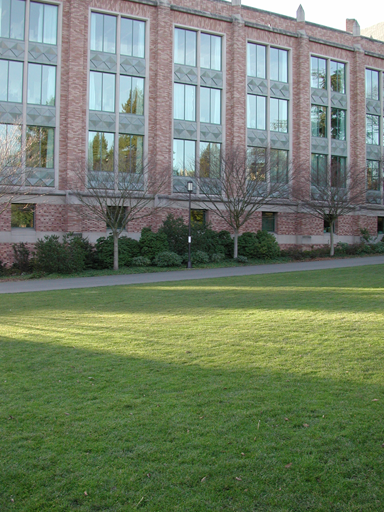
%> input picture examples/dataset1/pano1_0008.bmp, 384 x 512 px
$ octave test1.m   (GNU Octave 9; MATLAB toolbox functions it lacks are replaced by stand-ins)
%> lines starting %> are read from the running program, lines starting %| are printed output that depends on the picture
### src/cylinder.m
function [result]=cylinder(I, f)
% Warp images to cylindrical coordinates
    result = uint8(zeros(size(I)));
    for i = 1 : 3
        cx = size(I, 2) / 2;
        cy = size(I, 1) / 2;
        x = (1 : size(I, 2)) - cx;
        y = (1 : size(I, 1)) - cy;
        [xx, yy] = meshgrid(x, y);
        yy = f * yy ./ sqrt(xx .^ 2 + double(f) ^ 2) + cy;
        xx = f * atan(xx / double(f)) + cx;
        xx = floor(xx + 0.5);
        yy = floor(yy + 0.5);
        idx = sub2ind([size(I, 1), size(I, 2)], yy, xx);

        cylinder = uint8(zeros(size(I, 1), size(I, 2)));
        cylinder(idx) = I(:, :, i);

        result(:, :, i) = cylinder;
    end
end

### src/stitch.m
function [ result ] = stitch( I1, I2 )
    Ia = single(rgb2gray(I1));
    Ib = single(rgb2gray(I2));

    [fa, da] = vl_sift(Ia);
    [fb, db] = vl_sift(Ib);
    [matches, ~] = vl_ubcmatch(da, db, 2.0);

    homography = RANSAC(matches, fa, fb, 10, 256);

    result = warp(homography, I1, I2);
end

### examples/test1.m
run vlfeat-0.9.20/toolbox/vl_setup
%> (this line was passed over: vl_setup is not available in this run)

I1 = imread('images/dataset1/pano1_0008.bmp');
%> I1 is the input picture: size 512x384x3 uint8; mean R, G, B 113, 126.4, 104.1
I2 = imread('images/dataset1/pano1_0009.bmp');
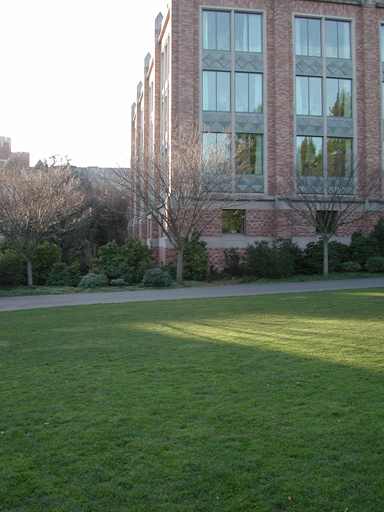
%> input picture examples/dataset1/pano1_0009.bmp, 384 x 512 px
%> I2 is the input picture: size 512x384x3 uint8; mean R, G, B 106.8, 119.7, 104
I3 = imread('images/dataset1/pano1_0010.bmp');
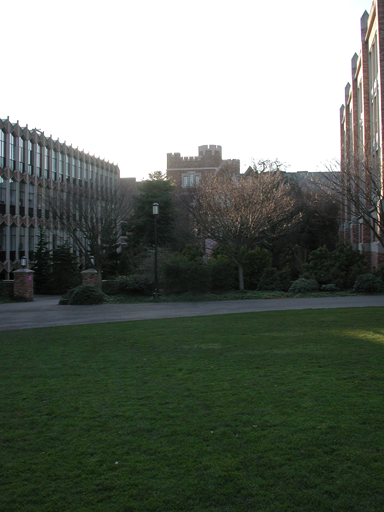
%> input picture examples/dataset1/pano1_0010.bmp, 384 x 512 px
%> I3 is the input picture: size 512x384x3 uint8; mean R, G, B 106, 113.4, 104.5
I4 = imread('images/dataset1/pano1_0011.bmp');
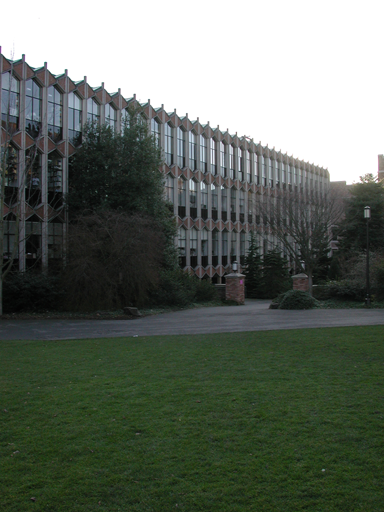
%> input picture examples/dataset1/pano1_0011.bmp, 384 x 512 px
%> I4 is the input picture: size 512x384x3 uint8; mean R, G, B 99.1, 107.3, 97.7
I1 = cylinder(I1, 750);
I2 = cylinder(I2, 750);
I3 = cylinder(I3, 750);
%> call 3 of cylinder, with f = 750
%> after the loop in cylinder (call 3), `for i = 1 : 3`:
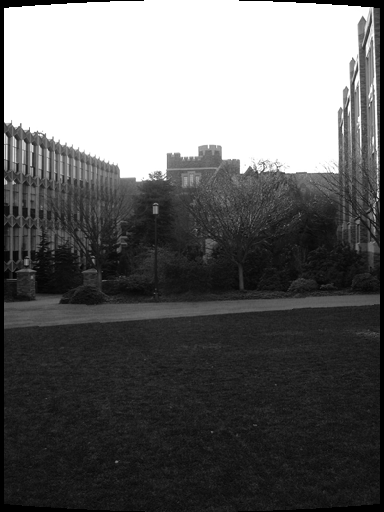
%> cylinder: size 512x384 uint8; min 0, max 255, mean 101.4
I4 = cylinder(I4, 750);
%> call 4 of cylinder, with f = 750
%> after the loop in cylinder (call 4), `for i = 1 : 3`:
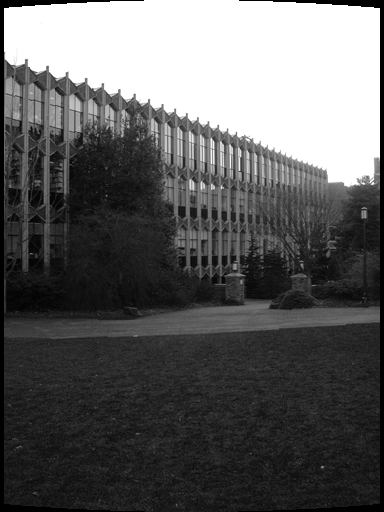
%> cylinder: size 512x384 uint8; min 0, max 255, mean 94.8
Panorama = stitch(I1, I2);
%> in stitch, `Ia = single(rgb2gray(I1));`:
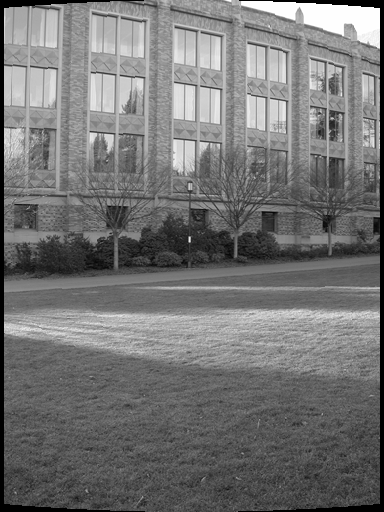
%> Ia: size 512x384 single; min 0, max 255, mean 116.1
%> in stitch, `Ib = single(rgb2gray(I2));`:
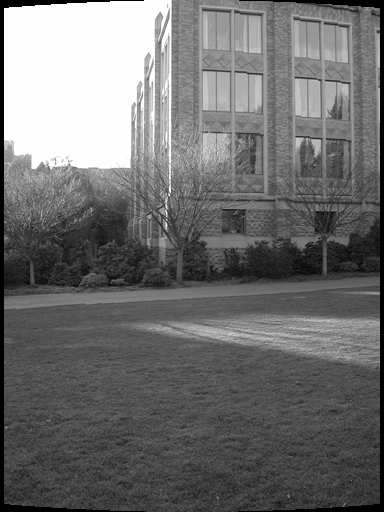
%> Ib: size 512x384 single; min 0, max 255, mean 110.5
%> the run ends on the next line
